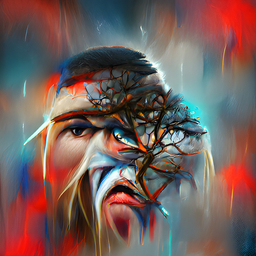
#> input picture tablo.jpg, 256 x 256 px
$ python 11-piramit.py
#> lines starting #> are read from the running program, lines starting #| are printed output that depends on the picture
import cv2
import numpy as np

image=cv2.imread("tablo.jpg")
#> image is the input picture: shape (256, 256, 3); mean B, G, R 90.2, 93.9, 116.1
print(image.shape)
#| (256, 256, 3)

#2 kat büyüt
image2=cv2.resize(image,None,fx=2,fy=2,interpolation=cv2.INTER_CUBIC)
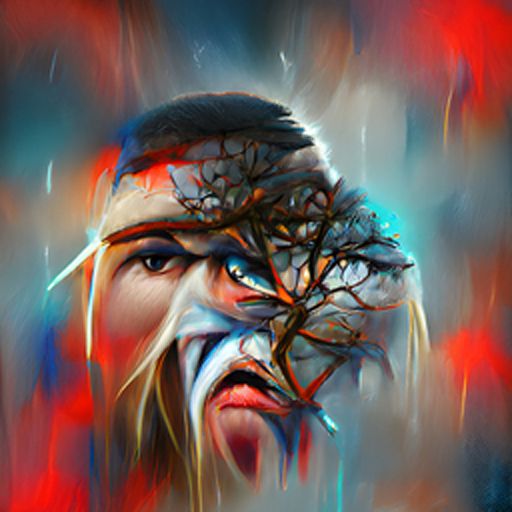
#> image2: shape (512, 512, 3); mean B, G, R 90.2, 93.9, 116.1
print(image2.shape)
#| (512, 512, 3)

#2 kat küçült
image3=cv2.resize(image,None,fx=0.5,fy=0.5,interpolation=cv2.INTER_AREA)
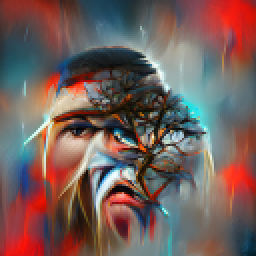
#> image3: shape (128, 128, 3) (shown 2 times larger); mean B, G, R 90.4, 94.1, 116.2
print(image3.shape)
#| (128, 128, 3)

cv2.imshow("real",image)
cv2.imshow("image2",image2)
cv2.imshow("image3",image3)

cv2.waitKey(0)
cv2.destroyAllWindows()

$ run again, with gürültü2.jpg copied over tablo.jpg
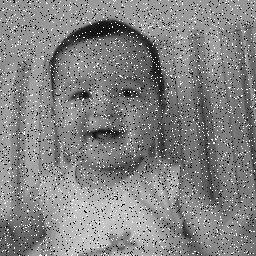
#> input picture gürültü2.jpg, 256 x 256 px
#> image is the input picture: shape (256, 256, 3); min 0, max 255, mean 131.2
#| (256, 256, 3)
#> `image2=cv2.resize(image,None,fx=2,fy=2,interpolation=cv2.INTER_CUBIC)`:
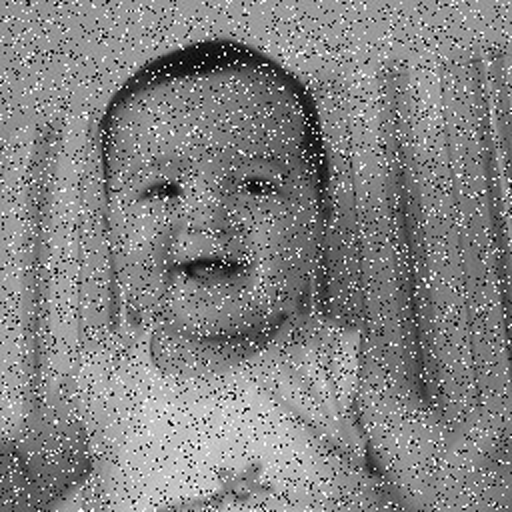
#> image2: shape (512, 512, 3); min 0, max 255, mean 131.2
#| (512, 512, 3)
#> `image3=cv2.resize(image,None,fx=0.5,fy=0.5,interpolation=cv2.INTER_AREA)`:
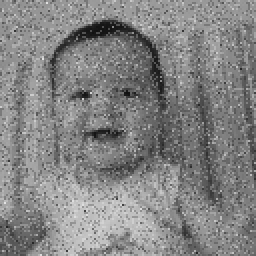
#> image3: shape (128, 128, 3) (shown 2 times larger); min 17, max 227, mean 131.4
#| (128, 128, 3)
